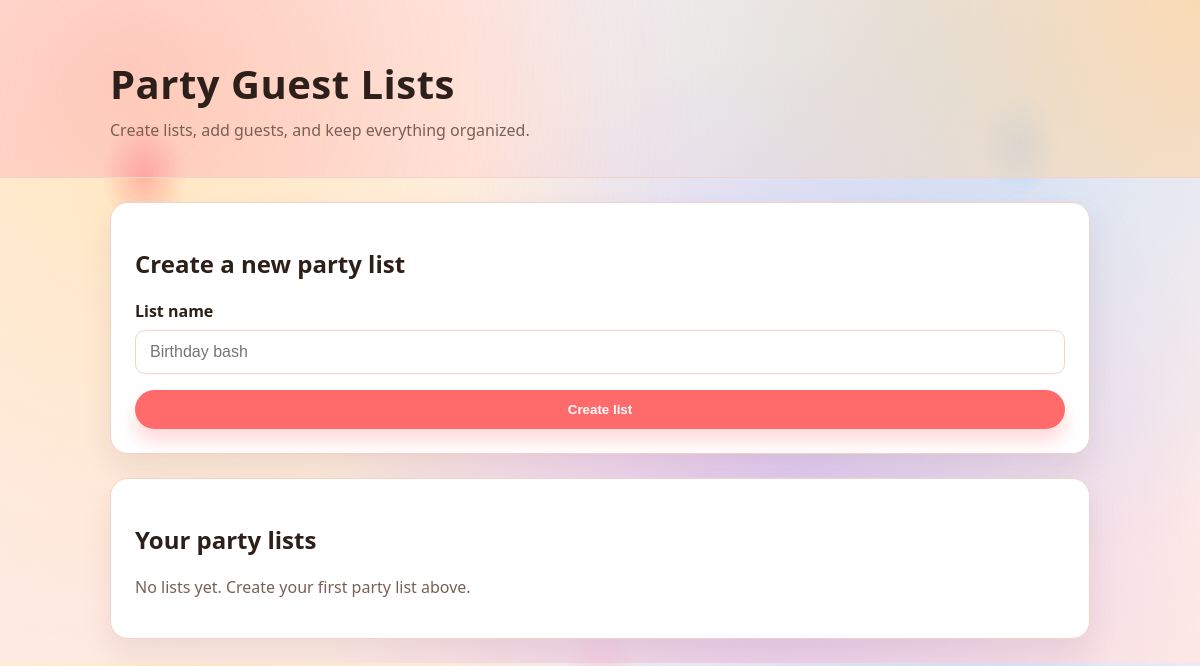
Before: / with the older database file.
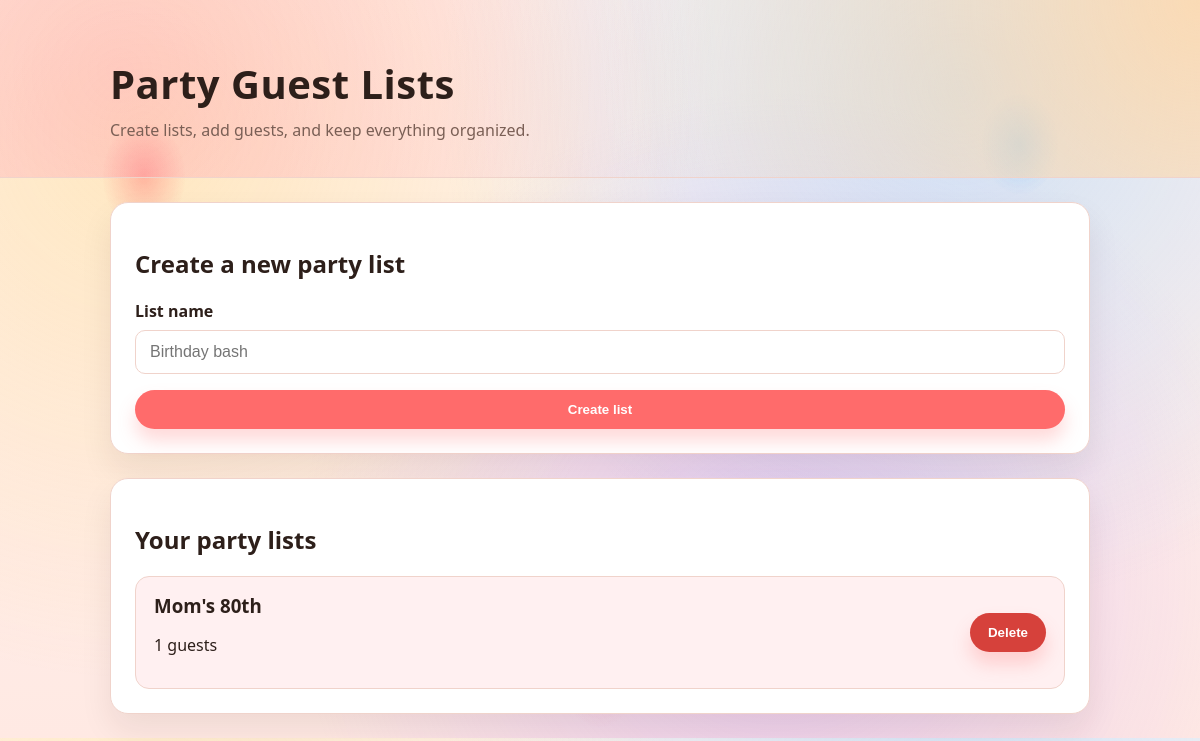
After: the same page with the newer database file.
### app/models.py (models this page shows, shortened)
class PartyList(db.Model):
    __tablename__ = "party_lists"
    id = db.Column(db.Integer, primary_key=True)
    name = db.Column(db.String(120), nullable=False)
    guests = db.relationship(
        "Guest",
        secondary=party_list_guests,
        back_populates="party_lists",
        order_by="Guest.name",
    )

### app/web.py (the view)
@web_bp.get("/")
def index():
    lists = PartyList.query.order_by(PartyList.name).all()
    return render_template("index.html", lists=lists)

### app/templates/index.html (shortened to what this page needs)
{% extends "base.html" %}
{% block content %}
<section class="panel">
    <h2>Create a new party list</h2>
    <form class="form" method="post" action="{{ url_for('web.create_list') }}">
        <label>
            List name
            <input type="text" name="name" placeholder="Birthday bash" required />
        </label>
        <button type="submit">Create list</button>
    </form>
</section>
<section class="panel">
    <h2>Your party lists</h2>
    {% if lists %}
        <ul class="list-grid">
            {% for party_list in lists %}
                <li class="list-card">
                    <div>
                        <h3><a href="{{ url_for('web.list_detail', list_id=party_list.id) }}">{{ party_list.name }}</a></h3>
                        <p>{{ party_list.guests|length }} guests</p>
                    </div>
                    <form method="post" action="{{ url_for('web.delete_list', list_id=party_list.id) }}">
                        <button type="submit" class="danger">Delete</button>
                    </form>
                </li>
            {% endfor %}
        </ul>
    {% else %}
        <p class="empty">No lists yet. Create your first party list above.</p>
    {% endif %}
</section>
{% endblock %}

### app/templates/base.html (shortened to what this page needs)
<!doctype html>
<html lang="en">
    <head>
        <link rel="stylesheet" href="{{ url_for('static', filename='styles.css') }}" />
    </head>
    <body>
        <header class="site-header">
            <div class="container">
                <h1 class="site-title"><a href="{{ url_for('web.index') }}">Party Guest Lists</a></h1>
                <p class="site-tagline">Create lists, add guests, and keep everything organized.</p>
            </div>
        </header>
        <main class="container">
            {% block content %}{% endblock %}
        </main>
    </body>
</html>

### app/static/styles.css (style rules this page uses)
:root { color-scheme: light; --bg: #fff5f2; --panel: #ffffff; --text: #2d1f1a; --muted: #7a5f55; --accent: #ff6b6b; --accent-dark: #e34d5b; --border: #f0d3cb; --sprinkle-1: rgba(255, 211, 105, 0.35); --sprinkle-2: rgba(122, 194, 255, 0.35); --sprinkle-3: rgba(187, 136, 255, 0.35); }
* { box-sizing: border-box; }
body { margin: 0; font-family: "Trebuchet MS", "Gill Sans", "Segoe UI", sans-serif; background: radial-gradient(circle at 12% 18%, var(--sprinkle-1), transparent 45%), radial-gradient(circle at 80% 12%, var(--sprinkle-2), transparent 45%), radial-gradient(circle at 65% 78%, var(--sprinkle-3), transparent 50%), linear-gradient(180deg, #fff5f2 0%, #ffe9e3 100%); color: var(--text); }
body::before { content: ""; position: fixed; inset: 0; pointer-events: none; background: radial-gradient(ellipse 70px 90px at 12% 22%, rgba(255, 107, 107, 0.45), transparent 60%), radial-gradient(ellipse 60px 80px at 18% 32%, rgba(255, 214, 165, 0.4), transparent 60%), radial-gradient(ellipse 65px 85px at 85% 18%, rgba(122, 194, 255, 0.4), transparent 60%), radial-gradient(ellipse 55px 75px at 78% 34%, rgba(187, 136, 255, 0.4), transparent 60%), radial-gradient(ellipse 60px 80px at 50% 85%, rgba(255, 170, 204, 0.35), transparent 60%); opacity: 0.9; z-index: 0; }
.site-header, main { position: relative; z-index: 1; }
a { color: inherit; text-decoration: none; }
.container { width: min(980px, 92vw); margin: 0 auto; }
.site-header { padding: 56px 0 36px; border-bottom: 1px solid var(--border); background: radial-gradient(circle at top right, rgba(255, 214, 165, 0.8), transparent 50%), radial-gradient(circle at 10% 40%, rgba(255, 108, 165, 0.25), transparent 55%); }
.site-title { font-size: 2.5rem; margin: 0 0 8px; letter-spacing: 0.5px; }
.site-tagline { margin: 0; color: var(--muted); }
.panel { background: var(--panel); border: 1px solid var(--border); border-radius: 18px; padding: 24px; margin: 24px 0; box-shadow: 0 16px 32px rgba(45, 31, 26, 0.08); }
.form { display: grid; gap: 16px; }
.form label { display: grid; gap: 8px; font-weight: 600; }
input { padding: 12px 14px; border: 1px solid var(--border); border-radius: 10px; font-size: 1rem; }
button { padding: 12px 18px; border: none; border-radius: 999px; background: var(--accent); color: #fff; font-weight: 600; cursor: pointer; box-shadow: 0 12px 18px rgba(255, 107, 107, 0.25); }
button.danger { background: #d6413b; }
.list-grid { list-style: none; padding: 0; margin: 0; display: grid; gap: 16px; }
.list-card { display: flex; justify-content: space-between; align-items: center; padding: 16px 18px; border: 1px solid var(--border); border-radius: 14px; background: #fff0f1; }
.list-card h3 { margin: 0 0 6px; }

Changed rows visible on the page:
added PartyList: name "Mom's 80th", guests|length "1"
Other visible differences:
text no longer shown: "No lists yet. Create your first party list above."
